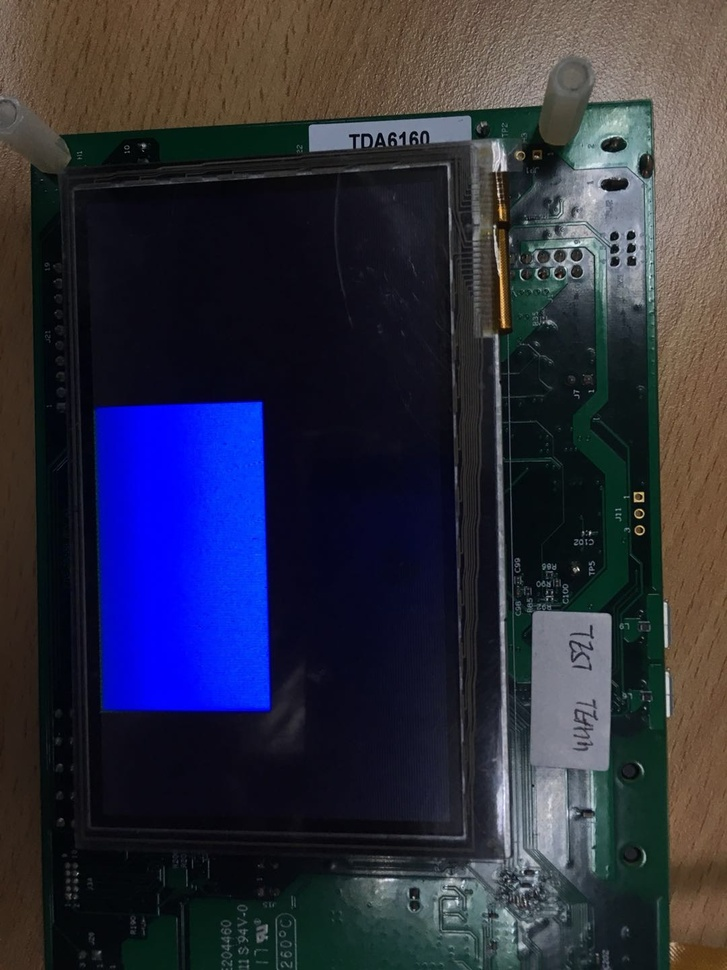
#> input picture pyopencv/pxp_blue.jpg, 727 x 970 px, shrunk from 1080 x 1440 before the run, found by its file name
$ python geometric_test.py   (Python 2 division)
#> lines starting #> are read from the running program, lines starting #| are printed output that depends on the picture
import cv2
import numpy as np
from matplotlib import pyplot as plt

filename = 'c:\\video\\pxp_blue.jpg'
img = cv2.imread(filename)
#> img is the input picture: shape (970, 727, 3); mean B, G, R 61.8, 45.5, 44.7
img = cv2.cvtColor(img, cv2.COLOR_BGR2RGB)

rows,cols = img.shape[0:2]
#> rows = 970; cols = 727

M = cv2.getRotationMatrix2D((cols/2,rows/2),-90,1)
print M
#| [[ 6.123234e-17 -1.000000e+00  8.480000e+02]
#|  [ 1.000000e+00  6.123234e-17  1.220000e+02]]
dst = cv2.warpAffine(img,M,(cols,rows))
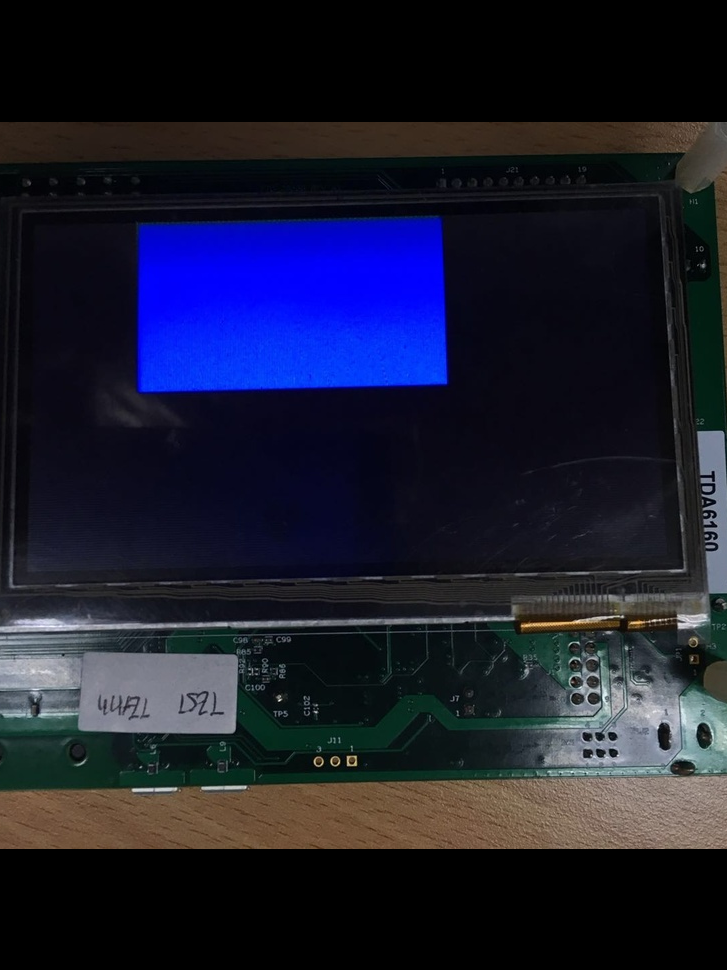
#> dst: shape (970, 727, 3); mean R, G, B 26.7, 28.5, 47.2

plt.subplot(121),plt.imshow(img,cmap = 'gray')
plt.title('Original Image'), plt.xticks([]), plt.yticks([])
plt.subplot(121),plt.imshow(dst,cmap = 'gray')
plt.title('Original Image'), plt.xticks([]), plt.yticks([])
plt.show()
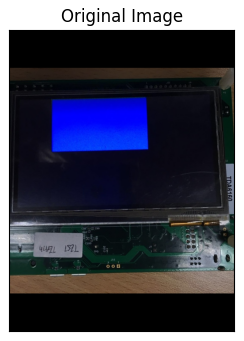
#> figure drawn by matplotlib, 1 panel

$ run again, with pyopencv/house.jpg copied over pyopencv/pxp_blue.jpg
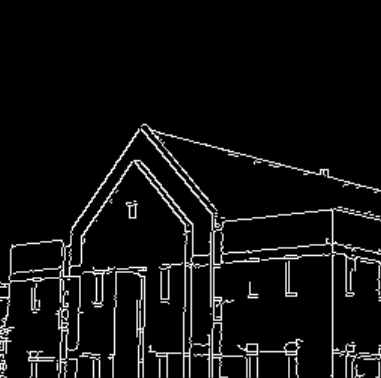
#> input picture pyopencv/house.jpg, 381 x 378 px, found by its file name
#> img is the input picture: shape (378, 381, 3); min 0, max 255, mean 14.9
#| [[ 6.123234e-17 -1.000000e+00  3.790000e+02]
#|  [ 1.000000e+00  6.123234e-17 -1.000000e+00]]
#> `dst = cv2.warpAffine(img,M,(cols,rows))`:
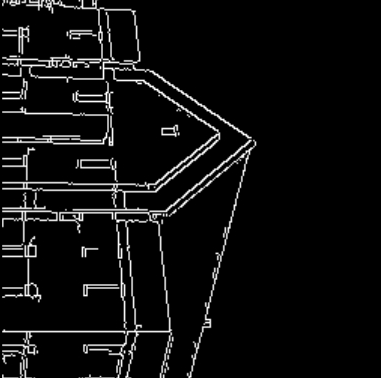
#> dst: shape (378, 381, 3); min 0, max 255, mean 14.6
#> `plt.show()`:
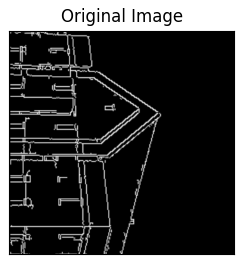
#> figure drawn by matplotlib, 1 panel

$ run again, with pyopencv/lcd.jpg copied over pyopencv/pxp_blue.jpg
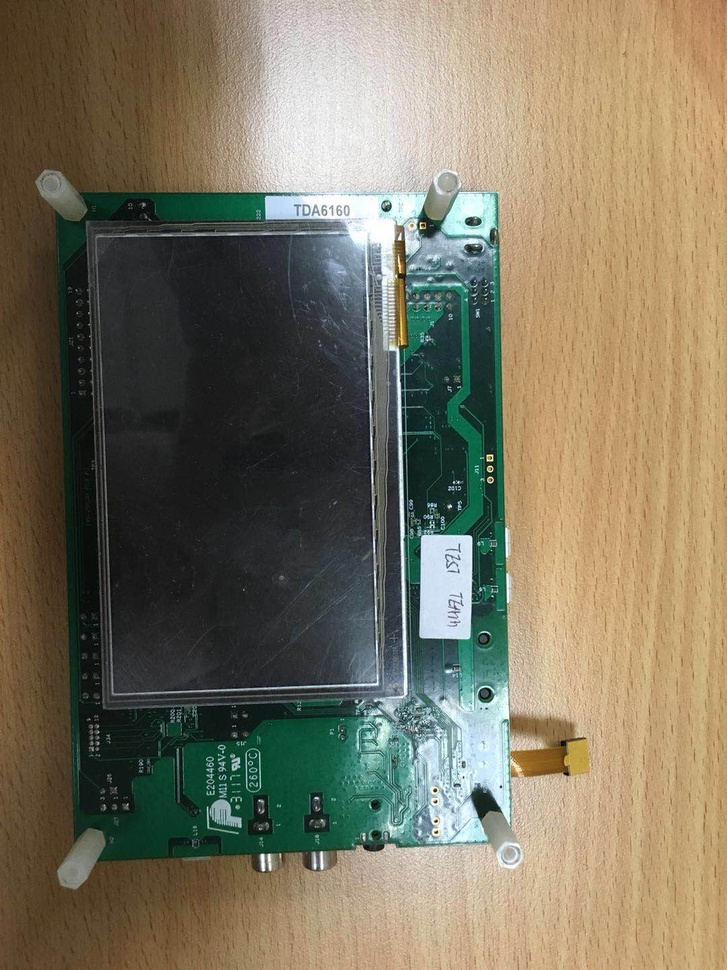
#> input picture pyopencv/lcd.jpg, 727 x 970 px, shrunk from 1080 x 1440 before the run, found by its file name
#> img is the input picture: shape (970, 727, 3); mean B, G, R 95.7, 116.2, 123.6
#| [[ 6.123234e-17 -1.000000e+00  8.480000e+02]
#|  [ 1.000000e+00  6.123234e-17  1.220000e+02]]
#> `dst = cv2.warpAffine(img,M,(cols,rows))`:
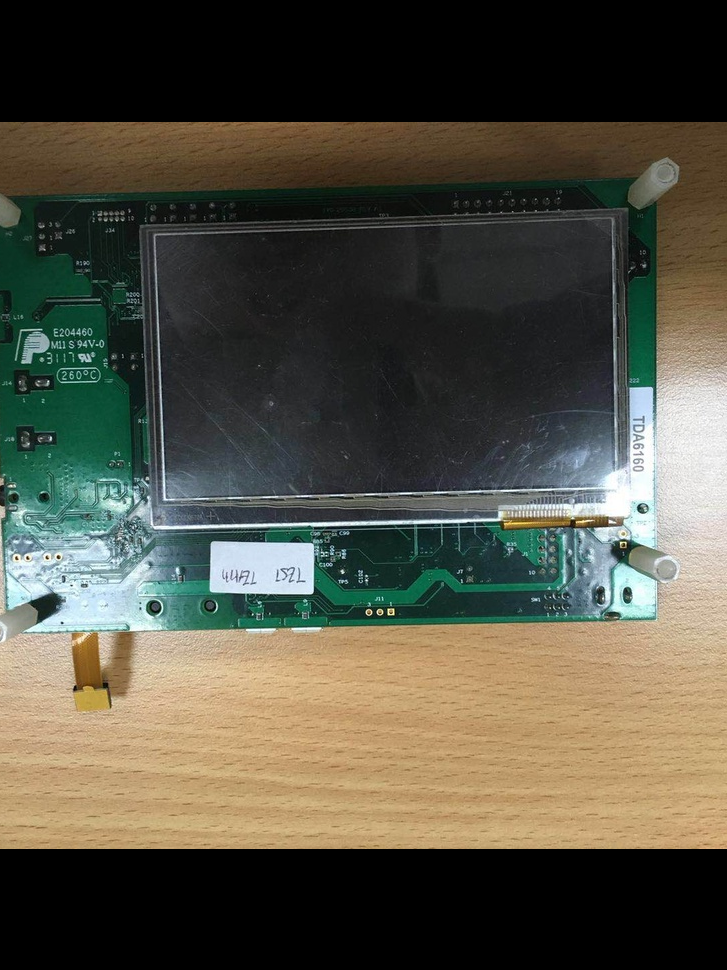
#> dst: shape (970, 727, 3); mean R, G, B 82.3, 80.5, 67.1
#> `plt.show()`:
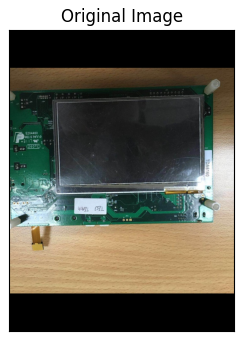
#> figure drawn by matplotlib, 1 panel
